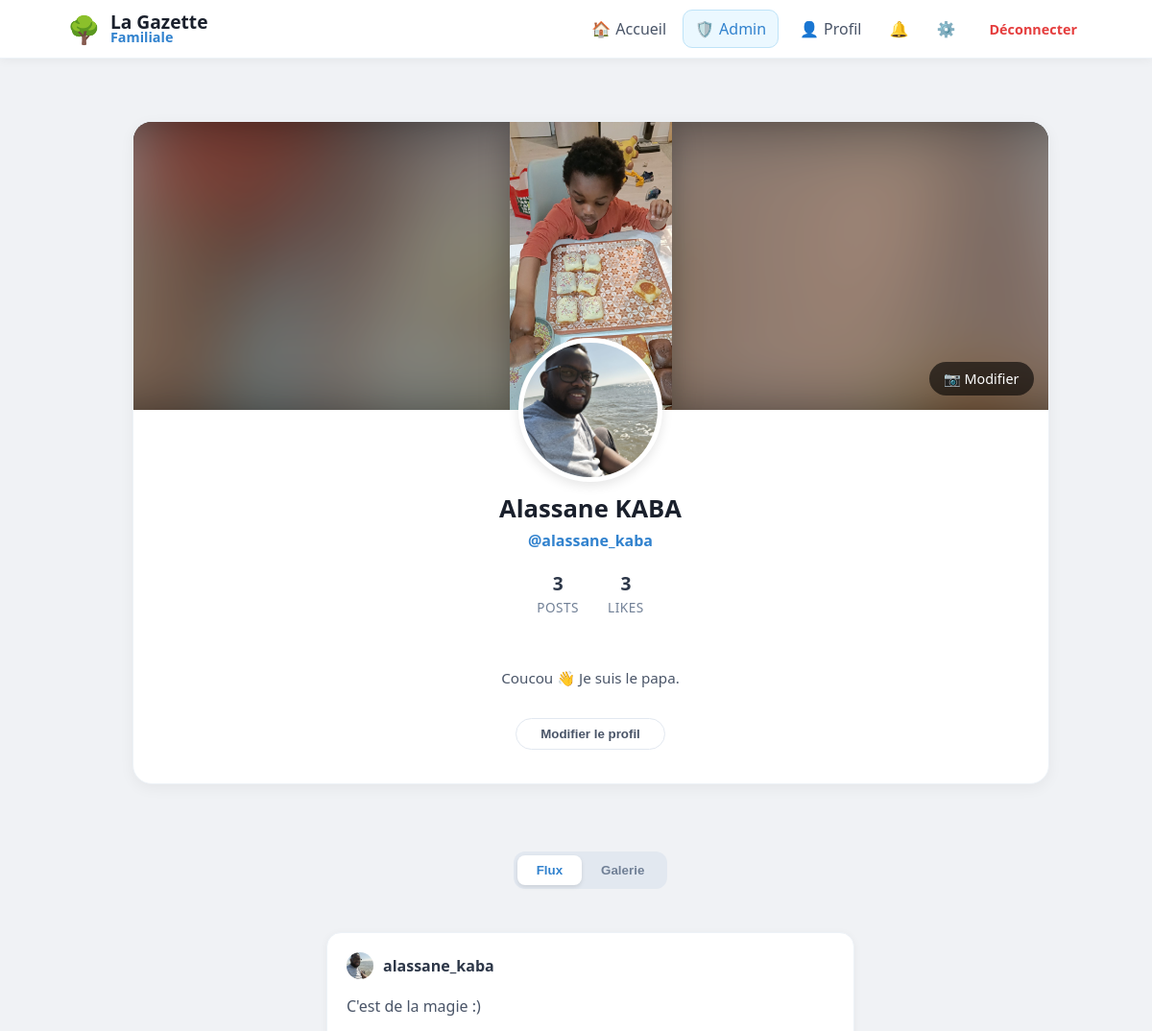
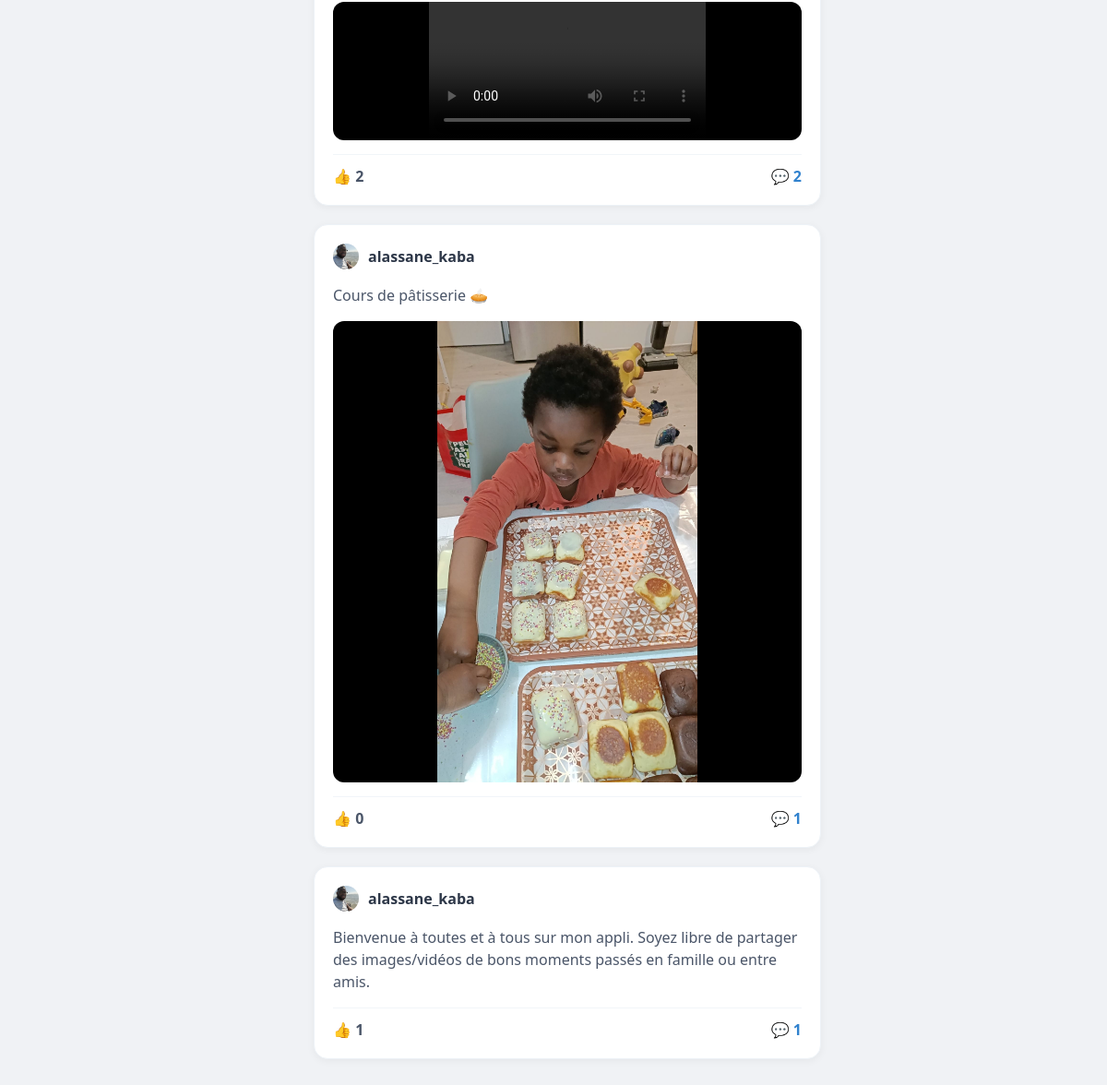
Screenshot of /user/alassane_kaba (signed in) with the database file from the repository (2 pictures, top to bottom).
### tables this page shows
CREATE TABLE users (
                id INTEGER PRIMARY KEY AUTOINCREMENT, 
                email TEXT UNIQUE, 
                firstname TEXT, 
                lastname TEXT, 
                username TEXT UNIQUE, 
                password TEXT, 
                avatar TEXT,
                is_approved INTEGER DEFAULT 0,
                is_admin INTEGER DEFAULT 0
            , cover TEXT, bio TEXT);

CREATE TABLE posts (
                id INTEGER PRIMARY KEY AUTOINCREMENT, 
                username TEXT, 
                content TEXT, 
                likes INTEGER DEFAULT 0, 
                image TEXT,
                created_at DATETIME DEFAULT CURRENT_TIMESTAMP
            );

CREATE TABLE post_medias (
                        id INTEGER PRIMARY KEY AUTOINCREMENT,
                        post_id INTEGER,
                        filename TEXT,
                        file_type TEXT, -- 'image' ou 'video'
                        FOREIGN KEY (post_id) REFERENCES posts (id) ON DELETE CASCADE
                    );

### app.py (the view)
@app.route("/user/<username>")
@login_required
def profile(username):
    with get_db() as db:
        user_info = db.execute("SELECT * FROM users WHERE username = ?", (username,)).fetchone()
        if not user_info:
            flash("Utilisateur introuvable", "danger")
            return redirect(url_for('home'))
        posts_query = db.execute("""
            SELECT posts.*, users.avatar AS user_avatar,
                (SELECT COUNT(*) FROM reactions WHERE post_id=posts.id AND type='thumb') as thumbs,
                (SELECT COUNT(*) FROM reactions WHERE post_id=posts.id AND type='heart') as hearts
            FROM posts
            JOIN users ON posts.username = users.username
            WHERE posts.username=?
            ORDER BY posts.id DESC
        """, (username,)).fetchall()
        posts = [dict(row) for row in posts_query]
        for post in posts:
            medias = db.execute("SELECT filename, file_type FROM post_medias WHERE post_id = ?",
                                (post['id'],)).fetchall()
            post['medias'] = [dict(m) for m in medias]
            comments = db.execute("""
                SELECT comments.*, users.avatar AS user_avatar
                FROM comments
                JOIN users ON comments.username = users.username
                WHERE post_id = ?
                ORDER BY created_at ASC
            """, (post['id'],)).fetchall()
            post['comments'] = [dict(c) for c in comments]
        posts_count = len(posts)
        total_reactions = sum((p['thumbs'] or 0) + (p['hearts'] or 0) for p in posts)
    return render_template(
        "profile.html",
        posts=posts,
        user=user_info,
        posts_count=posts_count,
        likes_received=total_reactions
    )

### app.py (called while the page is built)
def get_db():
    db = sqlite3.connect("database.db")
    db.row_factory = sqlite3.Row
    return db

def login_required(f):
    @wraps(f)
    def decorated_function(*args, **kwargs):
        if "user" not in session:
            flash("Veuillez vous connecter pour accéder à cette page.", "info")
            return redirect("/login")
        return f(*args, **kwargs)
    return decorated_function

@app.context_processor
def inject_pending_count():
    if session.get('is_admin'):
        db = get_db()
        count = db.execute("SELECT COUNT(*) as total FROM users WHERE is_approved = 0").fetchone()
        return {'pending_count': count['total']}
    return {'pending_count': 0}

### templates/profile.html (shortened to what this page needs)
{% extends "base.html" %}
{% block content %}
<div class="main-container">
    <div class="profile-header-card">
        <div class="cover-wrapper">
            <div class="cover-main-img"></div>
            {% if session['user'] == user.username %}
                <label for="cover-upload" style="position: absolute; bottom: 15px; right: 15px; background: rgba(0,0,0,0.6); color: white; padding: 8px 15px; border-radius: 20px; cursor: pointer; z-index: 10; font-size: 0.9em;">📷 Modifier</label>
            {% endif %}
        </div>
        <div style="text-align: center; padding-bottom: 25px;">
            <div class="avatar-container">
                <img src="{{ url_for('static', filename='avatars/' + (user.avatar if user.avatar else 'default.png')) }}" class="profile-avatar-img">
            </div>
            <h2 style="margin: 0; font-size: 1.6em; color: #1a202c;">{{ user.firstname }} {{ user.lastname }}</h2>
            <p style="margin: 5px 0 15px 0; color: #3182ce; font-weight: 600;">@{{ user.username }}</p>
            <div class="profile-stats">
                <div class="stat-box">
                    <span class="stat-value">{{ posts|length }}</span>
                    <span class="stat-label">Posts</span>
                </div>
                <div class="stat-box">
                    <span class="stat-value">
                        {% set total_likes = namespace(value=0) %}
                        {% for post in posts %}{% set total_likes.value = total_likes.value + (post.thumbs|int) %}{% endfor %}
                        {{ total_likes.value }}
                    </span>
                    <span class="stat-label">Likes</span>
                </div>
            </div>
            <div class="profile-bio">
                {% if user.bio %}
                    {{ user.bio }}
                {% else %}
                    Bienvenue sur mon profil ! ✨
                {% endif %}
            </div>
            {% if session['user'] == user.username %}
                <button class="edit-profile-btn" onclick="openModal()">Modifier le profil</button>
            {% endif %}
        </div>
    </div>
    <div class="nav-container">
        <div class="modern-nav">
            <button onclick="switchView('feed')" id="btn-feed" class="nav-item-btn active">Flux</button>
            <button onclick="switchView('grid')" id="btn-grid" class="nav-item-btn">Galerie</button>
        </div>
    </div>
    <div style="grid-column: 1 / -1;">
        <div id="view-feed">
            <div style="display: flex; flex-direction: column; align-items: center;">
                {% if posts %}
                    {% for post in posts %}
                    <div class="post-card">
                        <div style="display: flex; align-items: center; gap: 10px; margin-bottom: 12px;">
                            <img src="{{ url_for('static', filename='avatars/' + (post.user_avatar if post.user_avatar else 'default.png')) }}" class="comment-avatar">
                            <strong style="color: #2d3748;">{{ post.username }}</strong>
                        </div>
                        <p style="color: #4a5568; line-height: 1.5;">{{ post.content }}</p>
                        {% if post.medias %}
                        <div class="media-slider-container">
                            <div id="slider-{{ post.id }}" class="media-slider" data-index="0">
                                {% for media in post.medias %}
                                <div class="slider-item">
                                    {% if media.file_type == 'video' %}
                                        <video src="{{ url_for('static', filename='uploads/' + media.filename) }}" controls></video>
                                    {% else %}
                                        <img src="{{ url_for('static', filename='uploads/' + media.filename) }}">
                                    {% endif %}
                                </div>
                                {% endfor %}
                            </div>
                        </div>
                        {% endif %}
                        <div style="display: flex; justify-content: space-between; margin-top: 15px; border-top: 1px solid #f1f5f9; padding-top: 12px;">
                            <span style="font-weight: 700; color: #4a5568;">👍 {{ post.thumbs or 0 }}</span>
                            <span style="color: #3182ce; cursor: pointer; font-weight: 700;" onclick="toggleComments('{{ post.id }}')">
                                💬 {{ post.comments|length }}
                            </span>
                        </div>
                    </div>
                    {% endfor %}
                {% endif %}
            </div>
        </div>
    </div>
</div>
{% endblock %}

### templates/base.html (shortened to what this page needs)
<!DOCTYPE html>
<html lang="fr">
<head>
    <link rel="stylesheet" href="{{ url_for('static', filename='style.css') }}">
</head>
<body>
    <nav class="navbar">
        <div class="nav-content">
            <div class="nav-left">
                <a href="/" style="text-decoration: none; display: flex; align-items: center; gap: 10px;">
                    <span style="font-size: 28px;">🌳</span>
                    <div class="nav-text-container" style="display: flex; flex-direction: column;">
                        <span style="font-size: 1.2em; font-weight: 800; color: #1a202c; line-height: 1;">La Gazette</span>
                        <span style="font-size: 0.9em; font-weight: 600; color: var(--primary); line-height: 1;">Familiale</span>
                    </div>
                </a>
            </div>
            <div class="nav-right" style="display: flex; align-items: center; gap: 5px;">
                <a href="/" class="nav-item">🏠 <span class="nav-text" style="margin-left:5px;">Accueil</span></a>
                {% if session.get("user") %}
                    {% if session.get('is_admin') %}
                    <a href="/admin/users" class="nav-item" style="background: #ebf8ff; color: var(--primary); border: 1px solid #bee3f8; margin-right: 5px;">
                        🛡️ <span class="nav-text" style="margin-left:5px;">Admin</span>
                    </a>
                    {% endif %}
                    <a href="{{ url_for('profile', username=session['user']) }}" class="nav-item">👤 <span class="nav-text" style="margin-left:5px;">Profil</span></a>
                    <a href="/notifications" class="nav-item">🔔</a>
                    <a href="/settings" class="nav-item">⚙️</a>
                    <a href="/logout" style="color: var(--danger); text-decoration: none; font-weight: 700; font-size: 0.9em; margin-left:10px; padding: 8px;">Déconnecter</a>
                {% else %}
                    <a href="/login" class="nav-item">Connexion</a>
                    <a href="/register" style="background: var(--primary); color: white; padding: 8px 16px; border-radius: 10px; text-decoration: none; font-weight: 700; margin-left: 10px;">Rejoindre</a>
                {% endif %}
            </div>
        </div>
    </nav>
    <div class="main-container">
        {% block content %}{% endblock %}
    </div>
</body>
</html>

### static/style.css (style rules this page uses)
body { font-family: 'Segoe UI', system-ui, -apple-system, sans-serif; background: #f0f2f5; margin: 0; color: #1a202c; }
nav { background: white; border-bottom: 1px solid #edf2f7; position: sticky; top: 0; z-index: 1000; }
.post-card { background: white; border-radius: 15px; padding: 20px; margin-bottom: 20px; box-shadow: 0 2px 8px rgba(0,0,0,0.05); border: 1px solid #edf2f7; overflow: hidden; }
.nav-item { display: flex; align-items: center; padding: 8px 12px; border-radius: 10px; text-decoration: none; transition: 0.2s; color: #4a5568; }

### templates/base.html (style rules this page uses)
:root { --bg-color: #f0f2f5; --primary: #3182ce; --text-main: #1a202c; --text-light: #718096; --danger: #e53e3e; --success: #38a169; --info: #3182ce; }
body { background-color: var(--bg-color); margin: 0; font-family: 'Segoe UI', system-ui, -apple-system, sans-serif; }
.navbar { background: white; box-shadow: 0 2px 10px rgba(0,0,0,0.05); padding: 10px 0; position: sticky; top: 0; z-index: 1000; border-bottom: 1px solid #edf2f7; }
.nav-content { max-width: 1100px; margin: 0 auto; padding: 0 20px; display: flex; justify-content: space-between; align-items: center; }
.nav-item { display: flex; align-items: center; padding: 8px 12px; border-radius: 10px; text-decoration: none; color: #4a5568; transition: 0.2s; font-weight: 500; }
.main-container { max-width: 1100px; margin: 0 auto; padding: 20px 15px; display: grid; grid-template-columns: 1fr; gap: 25px; align-items: start; box-sizing: border-box; }
@media (min-width: 900px) { .main-container { grid-template-columns: 280px 650px; justify-content: center; } }

### rows the page displays
users: avatar (picture), firstname "Alassane", lastname "KABA", username "alassane_kaba", bio "Coucou 👋 Je suis le papa."
posts: avatar (picture), username "alassane_kaba", content "C'est de la magie :)", thumbs "2", comments|length "2"
posts: avatar (picture), username "alassane_kaba", content "Cours de pâtisserie 🥧", likes "0", comments|length "1"
post_medias: filename (picture)
posts: avatar (picture), username "alassane_kaba", content "Bienvenue à toutes et à tous sur mon appli. Soyez libre de partager des images/vidéos de bons moments passés en famille ou entre amis.", id "1", comments|length "1"

### other values shown
{{ posts|length }} "3"
{{ total_likes.value }} "3"
